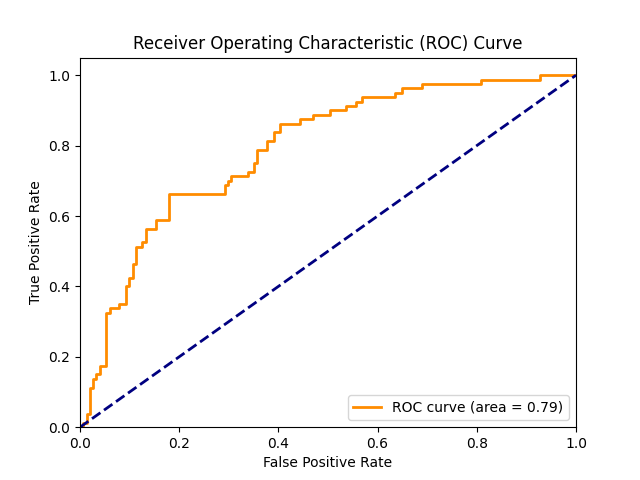

This chart was generated by the following Python code:
import pandas as pd
from sklearn.model_selection import train_test_split
from sklearn.naive_bayes import GaussianNB
from sklearn.metrics import confusion_matrix, classification_report, roc_curve, roc_auc_score
import matplotlib.pyplot as plt

veri_seti = pd.read_csv("veri_seti.csv")

X = veri_seti.drop("sinif_degiskeni", axis=1)
y = veri_seti["sinif_degiskeni"]

X_egitim, X_test, y_egitim, y_test = train_test_split(X, y, test_size=0.3, random_state=42)

nb_model = GaussianNB()

nb_model.fit(X_egitim, y_egitim)

y_pred = nb_model.predict(X_test)

conf_matrix = confusion_matrix(y_test, y_pred)
print("Confusion Matrix:\n", conf_matrix)

class_report = classification_report(y_test, y_pred)
print("Classification Report:\n", class_report)

tn, fp, fn, tp = conf_matrix.ravel()
accuracy = (tp + tn) / (tp + tn + fp + fn)
sensitivity = tp / (tp + fn)
specificity = tn / (tn + fp)
f1_score = 2 * (sensitivity * specificity) / (sensitivity + specificity)
print("Accuracy:", accuracy)
print("Sensitivity:", sensitivity)
print("Specificity:", specificity)
print("F1 Score:", f1_score)

y_proba = nb_model.predict_proba(X_test)[:, 1]
fpr, tpr, _ = roc_curve(y_test, y_proba)
auc = roc_auc_score(y_test, y_proba)
plt.figure()
plt.plot(fpr, tpr, color='darkorange', lw=2, label='ROC curve (area = %0.2f)' % auc)
plt.plot([0, 1], [0, 1], color='navy', lw=2, linestyle='--')
plt.xlim([0.0, 1.0])
plt.ylim([0.0, 1.05])
plt.xlabel('False Positive Rate')
plt.ylabel('True Positive Rate')
plt.title('Receiver Operating Characteristic (ROC) Curve')
plt.legend(loc="lower right")
plt.show()
